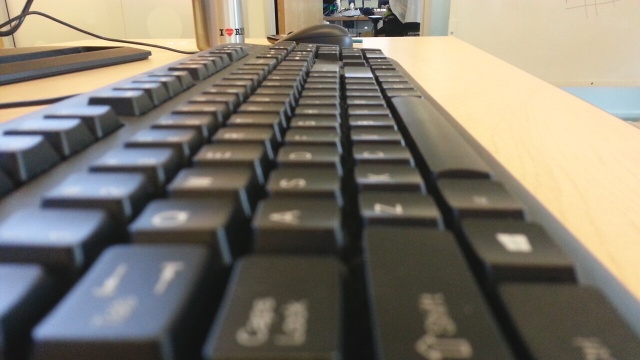
#> input picture data/keyboard/00.jpg, 640 x 360 px, found by its file name
$ python test_optical_flow.py
#> lines starting #> are read from the running program, lines starting #| are printed output that depends on the picture
import os
import numpy as np
import cv2


data_dir = '../depth_from_focus_data2/Figure1/keyboard/'
fpath1 = os.path.join(data_dir, '00.jpg')
fpath2 = os.path.join(data_dir, '01.jpg')


def display_flow(flow):
    h, w = flow.shape[:2]
    hsv = np.zeros((h, w, 3), dtype=np.uint8)
    hsv[...,1] = 255
    mag, ang = cv2.cartToPolar(flow[...,0], flow[...,1])
    hsv[...,0] = ang * 180 / np.pi / 2
    hsv[...,2] = cv2.normalize(mag, None, 0, 255, cv2.NORM_MINMAX)
    bgr = cv2.cvtColor(hsv, cv2.COLOR_HSV2BGR)
    cv2.imshow('flow', bgr)
    k = cv2.waitKey(0)


# def warp(img, flow):


if __name__ == '__main__':

    prev = cv2.imread(fpath1)
#> prev is the input picture: shape (360, 640, 3); mean B, G, R 108.1, 120.3, 126.8
    prev = cv2.cvtColor(prev, cv2.COLOR_BGR2GRAY)
#> prev: shape (360, 640)
    next = cv2.imread(fpath2)
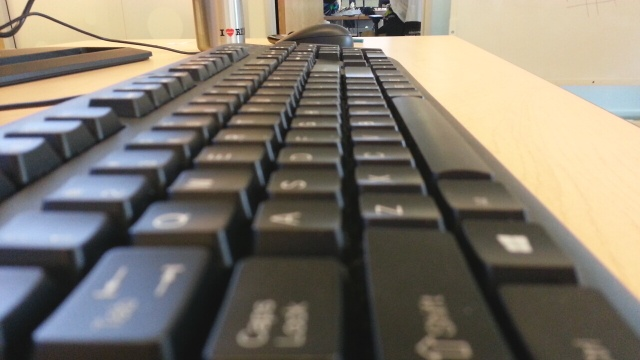
#> input picture data/keyboard/01.jpg, 640 x 360 px, found by its file name
#> next is the input picture: shape (360, 640, 3); mean B, G, R 108.6, 120.3, 127.4
    next = cv2.cvtColor(next, cv2.COLOR_BGR2GRAY)
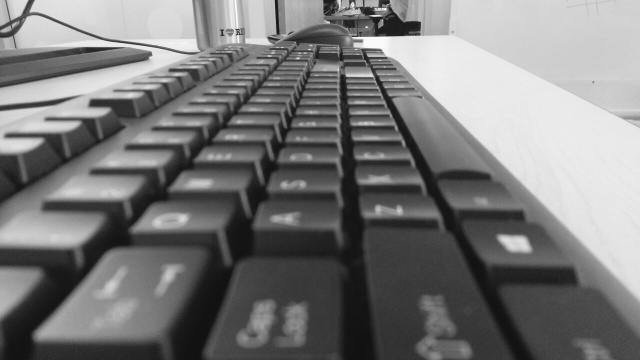
#> next: shape (360, 640); min 16, max 255, mean 121.1

    cv2.imshow('frame1', prev)
    k = cv2.waitKey(0)
#> (key Esc is pressed here)
    cv2.imshow('frame2', next)
    k = cv2.waitKey(0)
#> (key Esc is pressed here)

    flow = cv2.calcOpticalFlowFarneback(
        prev, next, None,
        pyr_scale=0.5,
        levels=3,
        winsize=15,
        iterations=3,
        poly_n=5,
        poly_sigma=1.2,
        flags=0)

    display_flow(flow)
#> in display_flow, `mag, ang = cv2.cartToPolar(flow[...,0], flow[...,1])`:
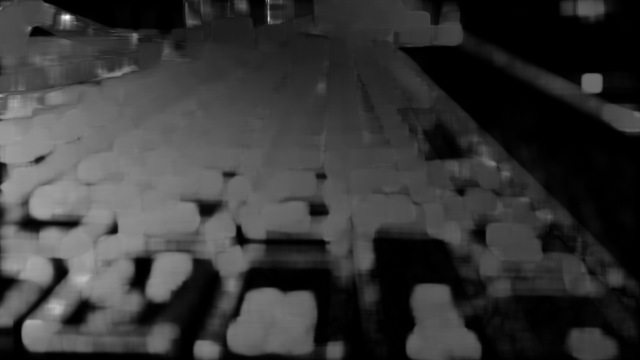
#> mag: shape (360, 640) float32; min 3.93e-06, max 4.71, mean 1.02; drawn with min black and max white
#> in display_flow, `mag, ang = cv2.cartToPolar(flow[...,0], flow[...,1])`:
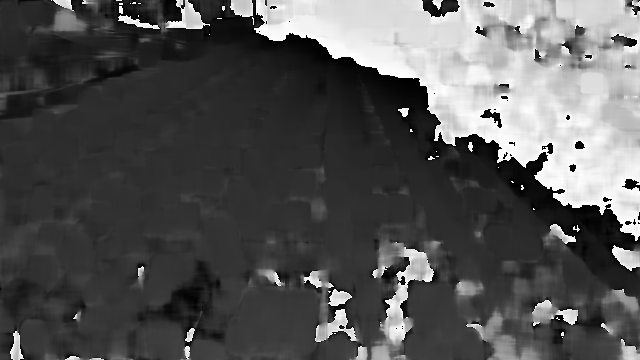
#> ang: shape (360, 640) float32; min 4.23e-05, max 6.28, mean 2.1; drawn with min black and max white
#> in display_flow, `hsv[...,0] = ang * 180 / np.pi / 2`:
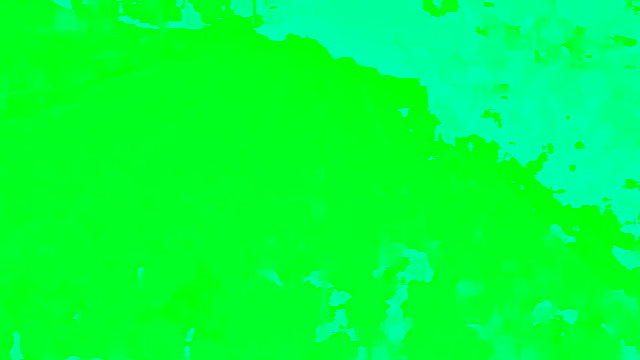
#> hsv: shape (360, 640, 3); mean of channels 0, 1, 2 59.6, 255, 0; drawn as B, G, R
#> in display_flow, `hsv[...,2] = cv2.normalize(mag, None, 0, 255, cv2.NORM_MINMAX)`:
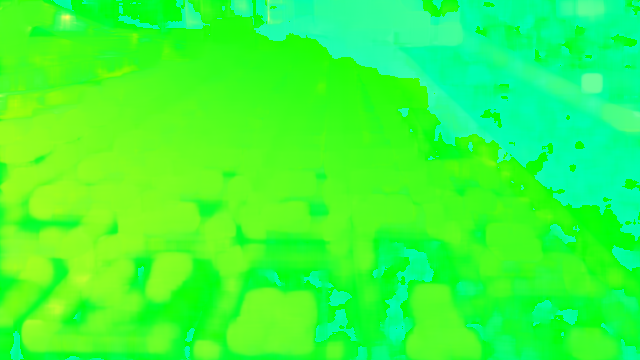
#> hsv: shape (360, 640, 3); mean of channels 0, 1, 2 59.6, 255, 54.9; drawn as B, G, R
#> in display_flow, `bgr = cv2.cvtColor(hsv, cv2.COLOR_HSV2BGR)`:
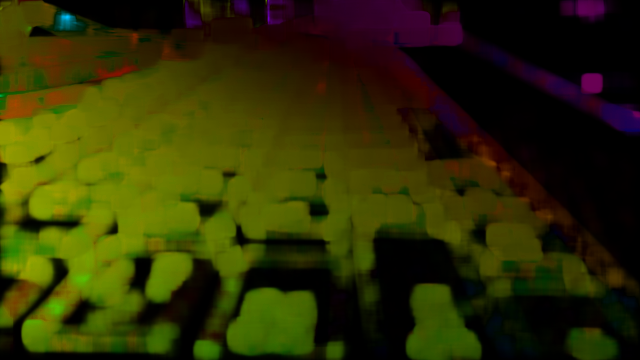
#> bgr: shape (360, 640, 3); mean B, G, R 2.7, 47.6, 47.2
#> (key Esc is pressed here)

    # prev_warped = warp(prev, flow)
    h, w = flow.shape[:2]
#> h = 360; w = 640
    # flow = -flow
    flow[:,:,0] += np.arange(w)
    flow[:,:,1] += np.arange(h)[:,np.newaxis]
    prev_warped = cv2.remap(next, flow, None, cv2.INTER_LINEAR)
    cv2.imwrite('prev_warped.jpg', prev_warped)
    cv2.imwrite('prev.jpg', prev)
